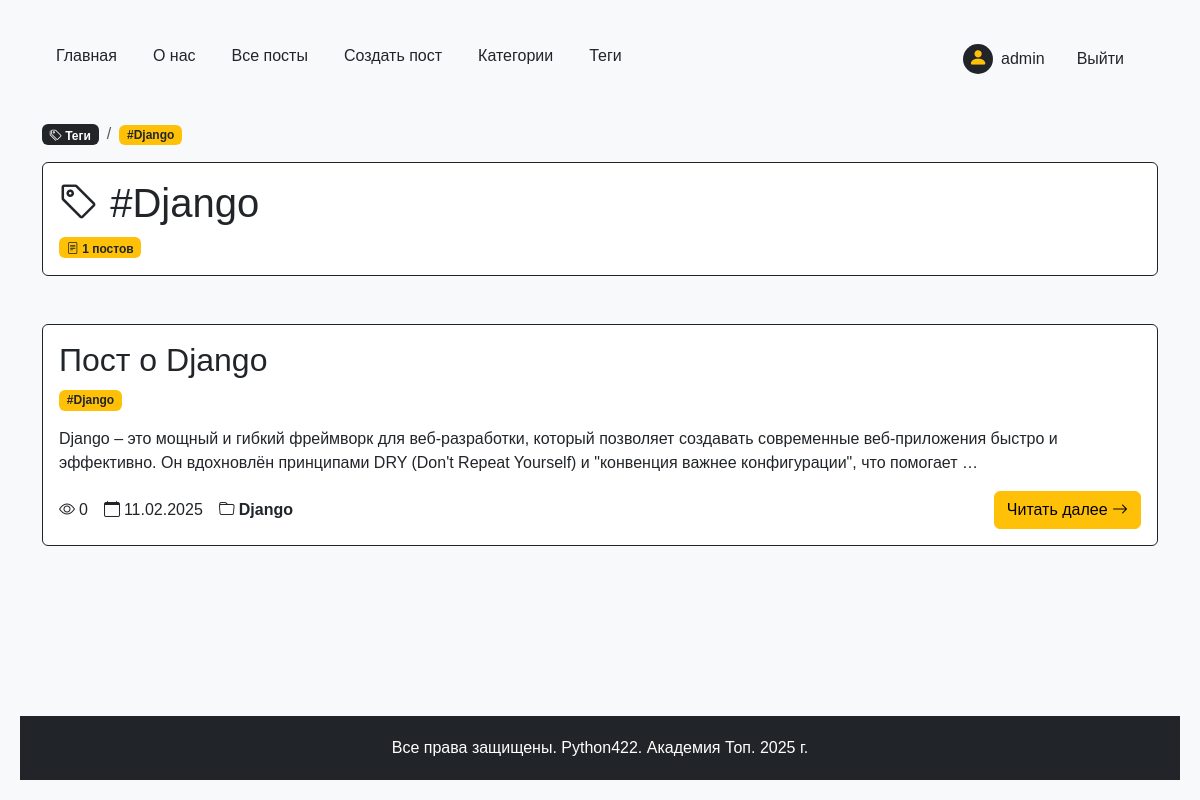
The app's page /posts/tags/django/ (signed in), older data.
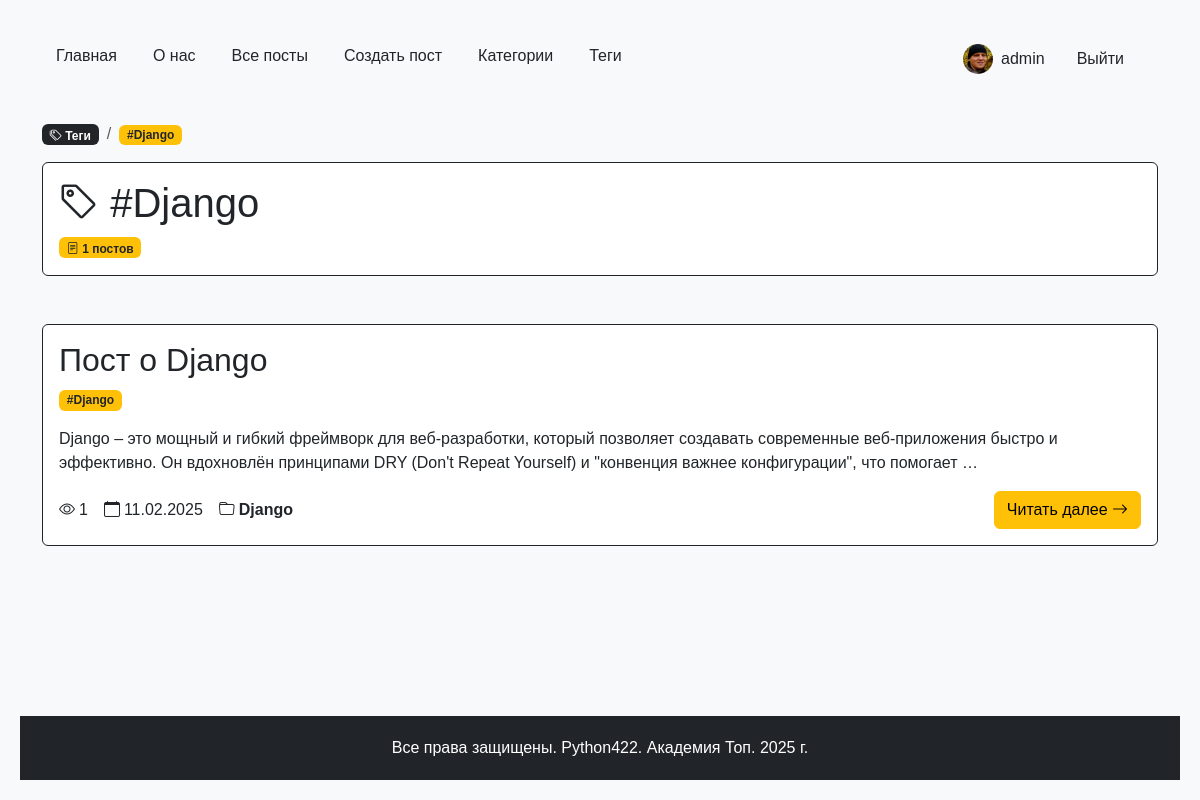
The same page, newer data.
### python_blog/models.py (models this page shows, shortened)
class Post(models.Model):
    STATUS_CHOICES = [
        ("draft", "Черновик"),
        ("review", "На проверке"),
        ("reviewed", "Проверено"),
        ("published", "Опубликовано"),
    ]
    title = models.CharField(max_length=100, unique=True, verbose_name="Заголовок")
    slug = models.SlugField(max_length=250, unique=True, verbose_name="Слаг", blank=True, null=True)
    content = models.TextField(verbose_name="Контент")
    author = models.ForeignKey(get_user_model(), on_delete=models.CASCADE, verbose_name="Автор", related_name="posts", default=None, null=True)
    created_at = models.DateTimeField(auto_now_add=True, verbose_name="Дата создания")
    updated_at = models.DateTimeField(auto_now=True, verbose_name="Дата обновления")
    views = models.PositiveIntegerField(default=0, verbose_name="Просмотры")
    status = models.CharField(
        max_length=10, choices=STATUS_CHOICES, default="review", verbose_name="Статус"
    )
    category = models.ForeignKey(
        "Category",  # Ссылка на модель Category
        on_delete=models.SET_NULL,  # При удалении категории, установить значение NULL
        blank=True,  # Не требуем в формах заполнения
        null=True,  # Разрешаем значение NULL в базе данных
        related_name="posts",  # Имя обратной связи
        default=None,  # По умолчанию значение NULL
        verbose_name="Категория",
    )
    tags = models.ManyToManyField("Tag", related_name="posts", verbose_name="Теги")
    def get_absolute_url(self):
        return reverse("blog:post_detail", args=[self.slug])
    class Meta:
        ordering = ["-created_at"]
        verbose_name = "Пост"
        verbose_name_plural = "Посты"

class Category(models.Model):
    name = models.CharField(max_length=200, verbose_name="Название")
    slug = models.SlugField(max_length=250, unique=True, verbose_name="Слаг")
    description = models.TextField(
        blank=True, null=True, default="Без описания", verbose_name="Описание"
    )
    class Meta:
        verbose_name = "Категория"
        verbose_name_plural = "Категории"
        ordering = ["name"]

### users_app/models.py (models this page shows, shortened)
class CustomUser(AbstractUser):
    avatar = models.ImageField(
        upload_to='users/avatars/%Y/%m/%d/',
        blank=True,
        null=True,
        verbose_name='Аватар'
    )
    github_id = models.CharField(
        max_length=50,
        blank=True,
        null=True,
        verbose_name='GitHub ID'
    )
    vk_id = models.CharField(
        max_length=50,
        blank=True,
        null=True,
        verbose_name='VK ID'
    )
    telegram_id = models.CharField(
        max_length=50,
        blank=True,
        null=True,
        verbose_name='Telegram ID'
    )
    birth_date = models.DateField(
        blank=True,
        null=True,
        verbose_name='Дата рождения'
    )
    bio = models.TextField(
        max_length=1000,
        blank=True,
        verbose_name='О себе'
    )
    class Meta:
        verbose_name = 'Пользователь'
        verbose_name_plural = 'Пользователи'

### python_blog/views.py (the view)
# urls.py: path('tags/<slug:tag_slug>/', tag_detail, name='tag_detail'),
def tag_detail(request, tag_slug):
    tag = Tag.objects.get(slug=tag_slug)
    posts = tag.posts.all()
    context = {
        "tag": tag,
        "posts": posts,
        "title": f"Тег: {tag.name}",
        "active_menu": "tags",  # Добавляем флаг активного меню
    }
    return render(request, "python_blog/tag_detail.html", context)

### python_blog/context_processors.py (called while the page is built)
def menu_items(request):
    menu = [
    {"title": "Главная", "url_name": "main"},
    {"title": "О нас", "url_name": "about"},
    {"title": "Все посты", "url_name": "blog:posts"},
    {"title": "Создать пост", "url_name": "blog:post_create"},
    {"title": "Категории", "url_name": "blog:categories"},
    {"title": "Теги", "url_name": "blog:tags"},
]
    current_url_name = request.resolver_match.view_name
    for item in menu:
        item['is_active'] = current_url_name == item['url_name']
    return {'menu_items': menu}

### python_blog/models.py (called while the page is built)
    def __str__(self):
        return self.name

### python_blog/templates/python_blog/tag_detail.html (shortened to what this page needs)
{% extends "base.html" %}
{% block content %}
<div class="container mt-4">
    <div class="row mb-4">
        <div class="col-12">
            <nav aria-label="breadcrumb">
                <ol class="breadcrumb d-flex align-items-center">
                    <li class="breadcrumb-item">
                        <a href="{% url 'blog:tags' %}" class="badge bg-dark text-white text-decoration-none">
                            <i class="bi bi-tags"></i> Теги
                        </a>
                    </li>
                    <li class="breadcrumb-item">
                        <span class="badge bg-warning text-dark">#{{ tag.name }}</span>
                    </li>
                </ol>
            </nav>
            <div class="card border-dark mb-4">
                <div class="card-body">
                    <h1 class="card-title text-dark">
                        <i class="bi bi-tag"></i> #{{ tag.name }}
                    </h1>
                    <span class="badge bg-warning text-dark">
                        <i class="bi bi-file-text"></i> {{ tag.posts.count }} постов
                    </span>
                </div>
            </div>
        </div>
    </div>
    <div class="row">
        <div class="col-12">
            {% for post in posts %}
                {% include 'python_blog/post_preview_include.html' %}
            {% empty %}
                <div class="alert alert-warning">
                    <i class="bi bi-info-circle"></i> С этим тегом пока нет постов
                </div>
            {% endfor %}
        </div>
    </div>
</div>
{% endblock %}

### templates/menu_include.html (shortened to what this page needs)
<nav class="navbar navbar-expand-md">
    <div class="container-fluid">
        <div class="collapse navbar-collapse" id="navbarNav">
            <ul class="navbar-nav">
                {% for item in menu_items %}
                    <li class="nav-item">
                        <a class="nav-link {% if item.is_active %}active{% endif %}"
                           href="{% url item.url_name %}">
                            {{ item.title }}
                        </a>
                    </li>
                {% endfor %}
                <li class="nav-item ms-md-auto">
                    {% if user.is_authenticated %}
                        <div class="d-flex align-items-center">
                            <a href="{% url 'users:profile_detail' pk=user.pk %}" class="nav-link d-flex align-items-center me-3">
                                {% if user.avatar %}
                                    <img src="{{ user.avatar.url }}"
                                         class="rounded-circle me-2"
                                         alt="Аватар"
                                         style="width: 30px; height: 30px; object-fit: cover;">
                                {% else %}
                                    <div class="rounded-circle bg-dark d-flex align-items-center justify-content-center me-2"
                                         style="width: 30px; height: 30px;">
                                        <i class="bi bi-person-fill text-warning" style="font-size: 1.2rem;"></i>
                                    </div>
                                {% endif %}
                                {{user.username}}
                            </a>
                            <form action="{% url 'users:logout' %}" method="POST" class="d-inline">
                                <button type="submit" class="btn nav-link">Выйти</button>
                            </form>
                        </div>
                    {% else %}
                        <div class="d-flex">
                            <a href="{% url 'users:register' %}" class="nav-link me-3">Регистрация</a>
                            <span class="nav-link me-3">|</span>
                            <a href="{% url 'users:login' %}" class="nav-link">Вход</a>
                        </div>
                    {% endif %}
                </li>
            </ul>
        </div>
    </div>
</nav>

### python_blog/templates/python_blog/post_preview_include.html (shortened to what this page needs)
{% load cache %}
{% cache 300 post_preview post.id %}
<div class="card mb-4 border-dark">
    <div class="card-body">
        <h2 class="card-title text-dark">{{ post.title }}</h2>
        <div class="mb-3">
            {% for tag in post.tags.all %}
                <a href="{% url 'blog:tag_detail' tag.slug %}" class="text-decoration-none">
                    <span class="badge bg-warning text-dark me-1">#{{ tag }}</span>
                </a>
            {% endfor %}
        </div>
        <p class="card-text">{{ post.content|truncatewords:30 }}</p>
        <div class="d-flex flex-wrap justify-content-between align-items-center">
            <div class="stats text-dark d-flex flex-wrap gap-3 mb-2 mb-md-0">
                <span class="d-flex align-items-center">
                    <i class="bi bi-eye me-1"></i>
                    <span class="stats-text">{{ post.views }}</span>
                </span>
                <span class="d-flex align-items-center">
                    <i class="bi bi-calendar me-1"></i>
                    <span class="stats-text">{{ post.created_at|date:"d.m.Y" }}</span>
                </span>
                {% if post.category %}
                    <span class="d-flex align-items-center">
                        <i class="bi bi-folder me-1"></i>
                        <a href="{% url 'blog:category_detail' post.category.slug %}"
                           class="text-decoration-none text-dark fw-bold stats-text">
                            {{ post.category.name }}
                        </a>
                    </span>
                {% endif %}
            </div>
            <div>
                <a href="{{ post.get_absolute_url }}" class="btn btn-warning d-none d-md-inline-block">
                    Читать далее <i class="bi bi-arrow-right"></i>
                </a>
            </div>
        </div>
    </div>
</div>
{% endcache %}

Row changes from the older to the newer data that the page shows:
changed CustomUser "admin": avatar: picture added
changed Post "Пост о Django": views "0" → "1"
